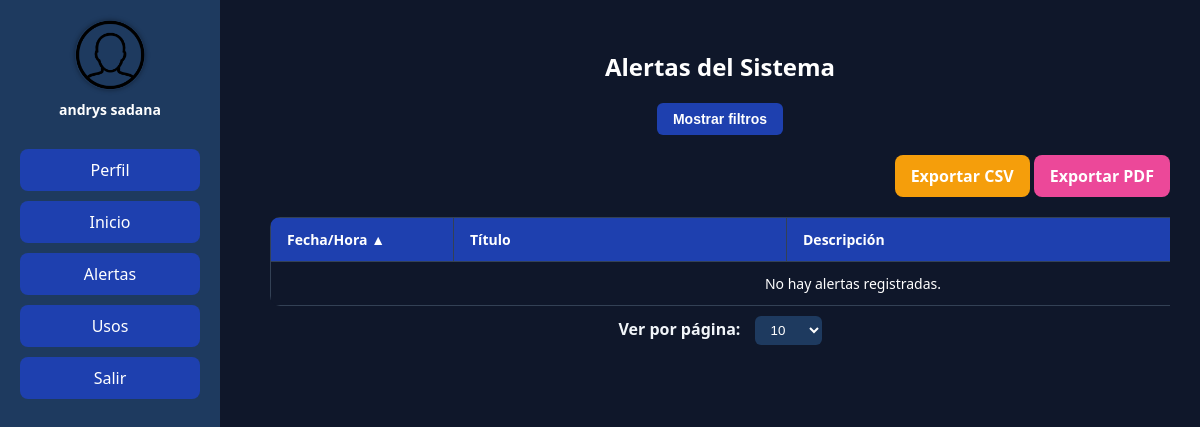
/alertas/ (signed in), run on an earlier commit of the app's database.
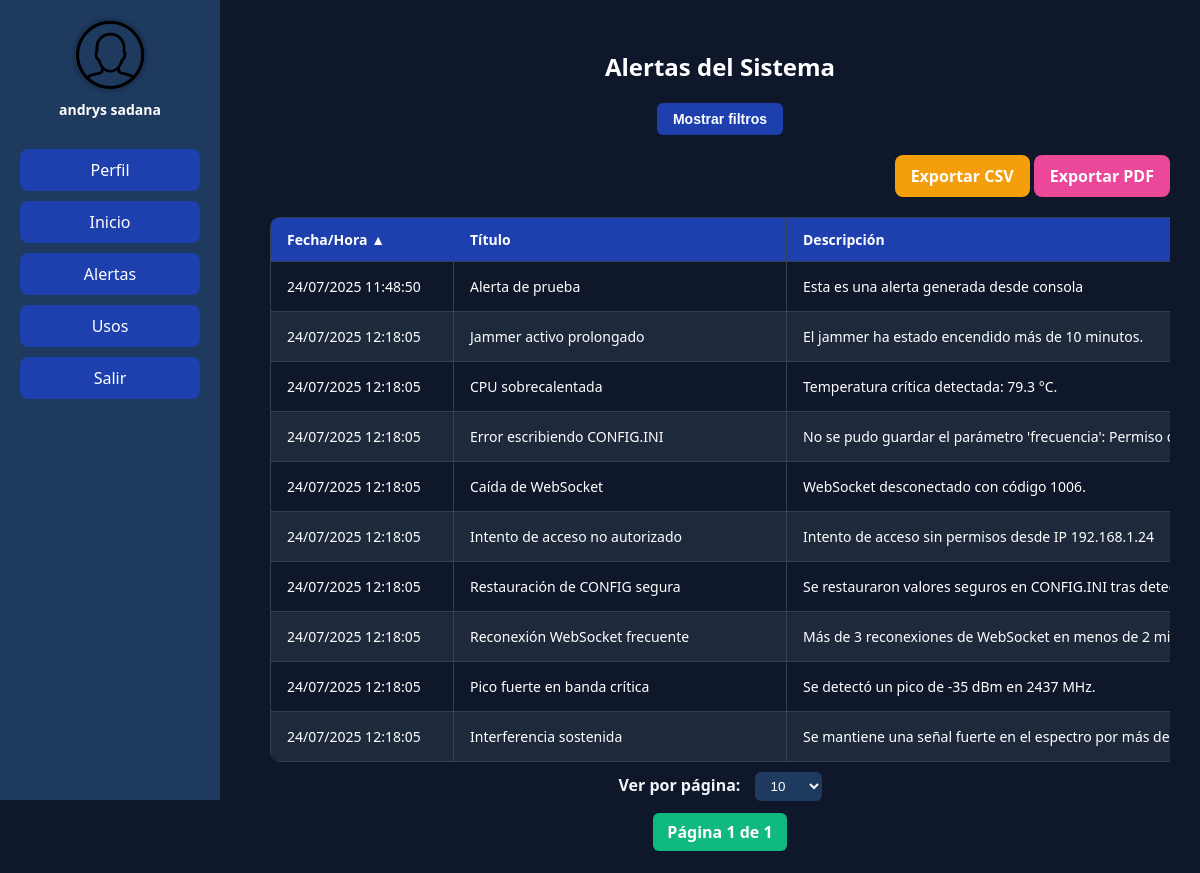
And on a later commit of the database.
### usuarios/models.py (models this page shows, shortened)
class Alerta(models.Model):
    NIVELES = [
        ('INFO', 'Info'),
        ('WARN', 'Advertencia'),
        ('ERROR', 'Error'),
        ('CRITICAL', 'Crítico'),
    ]
    numero_alerta = models.AutoField(primary_key=True)
    nombre = models.CharField(max_length=100)
    descripcion = models.TextField()
    nivel = models.CharField(max_length=10, choices=NIVELES)
    codigo = models.CharField(max_length=10)  # A002, C004, etc.
    fecha = models.DateTimeField(auto_now_add=True)

### usuarios/views.py (the view, shortened to what this page needs)
# urls.py: path('alertas/', views.alertas_view, name='alertas'),
@login_required
def alertas_view(request):
    alertas = list(Alerta.objects.all())
    nombre_q = request.GET.get("titulo", "").strip().lower()
    descripcion_q = request.GET.get("descripcion", "").strip().lower()
    nivel_q = request.GET.get("nivel", "").strip().lower()
    codigo_q = request.GET.get("usuario", "").strip().lower()  # ahora es el código
    fecha_q = request.GET.get("fecha", "").strip()
    mostrar_filtros = request.GET.get("mostrar_filtros", "false")
    def parse_datetime_custom(valor):
        for fmt in ("%d/%m/%Y %H:%M:%S", "%d/%m/%Y %H:%M", "%d/%m/%Y", "%H:%M:%S", "%H:%M"):
            try:
                return datetime.strptime(valor.strip(), fmt)
            except ValueError:
                continue
        return None
    if nombre_q:
        alertas = [a for a in alertas if nombre_q in a.nombre.lower()]
    if descripcion_q:
        alertas = [a for a in alertas if descripcion_q in a.descripcion.lower()]
    if nivel_q:
        alertas = [a for a in alertas if nivel_q in a.nivel.lower()]
    if codigo_q:
        alertas = [a for a in alertas if codigo_q in a.codigo.lower()]
    sort_by = request.GET.get('sort_by', 'fecha')
    order = request.GET.get('order', 'asc')
    def sort_key(a):
        if sort_by == 'fecha': return a.fecha
        elif sort_by == 'titulo': return a.nombre.lower()
        elif sort_by == 'descripcion': return a.descripcion.lower()
        elif sort_by == 'nivel': return a.nivel.lower()
        elif sort_by == 'usuario': return a.codigo.lower()  # ahora es código
        return a.fecha
    alertas.sort(key=sort_key, reverse=(order == 'desc'))
    page_size = int(request.GET.get('page_size', 10))
    paginator = Paginator(alertas, page_size)
    page_number = request.GET.get('page')
    page_obj = paginator.get_page(page_number)
    return render(request, "usuarios/alertas.html", {
        'alertas': page_obj,
        'page_obj': page_obj,
        'page_size': page_size,
        'sort_by': sort_by,
        'order': order,
        'titulo_q': nombre_q,
        'descripcion_q': descripcion_q,
        'nivel_q': nivel_q,
        'usuario_q': codigo_q,
        'fecha_q': fecha_q,
        'mostrar_filtros': mostrar_filtros,
    })

### usuarios/templates/usuarios/alertas.html (shortened to what this page needs)
{% extends 'base.html' %}
{% block content %}
<h2>Alertas del Sistema</h2>
<div class="filter-actions">
  <button id="toggleFiltros" class="btn btn-filtro">Mostrar filtros</button>
</div>
<div style="text-align: right; margin: 20px auto; max-width: 1150px;">
  <a href="{% url 'exportar_alertas_csv' %}" class="exportar-csv">Exportar CSV</a>
  <a href="{% url 'exportar_alertas_pdf' %}" class="exportar-pdf">Exportar PDF</a>
</div>
<div style="overflow-x: auto;">
  <table>
    <thead>
      <tr>
        <th>
          <a href="?sort_by=fecha&order={% if sort_by == 'fecha' and order == 'asc' %}desc{% else %}asc{% endif %}{% if request.GET.page_size %}&page_size={{ request.GET.page_size }}{% endif %}" class="sort-link">
            Fecha/Hora
            {% if sort_by == 'fecha' %}
              {% if order == 'asc' %}▲{% else %}▼{% endif %}
            {% endif %}
          </a>
        </th>
        <th>
          <a href="?sort_by=titulo&order={% if sort_by == 'titulo' and order == 'asc' %}desc{% else %}asc{% endif %}{% if request.GET.page_size %}&page_size={{ request.GET.page_size }}{% endif %}" class="sort-link">
            Título
          </a>
        </th>
        <th>
          <a href="?sort_by=descripcion&order={% if sort_by == 'descripcion' and order == 'asc' %}desc{% else %}asc{% endif %}{% if request.GET.page_size %}&page_size={{ request.GET.page_size }}{% endif %}" class="sort-link">
            Descripción
          </a>
        </th>
      </tr>
    </thead>
    <tbody>
      {% for alerta in alertas %}
      <tr>
        <td>{{ alerta.fecha|date:"d/m/Y H:i:s" }}</td>
        <td>{{ alerta.nombre }}</td>
        <td>{{ alerta.descripcion }}</td>
      </tr>
      {% empty %}
      <tr>
        <td colspan="5" style="text-align:center;">No hay alertas registradas.</td>
      </tr>
      {% endfor %}
    </tbody>
  </table>
</div>
<div class="page-size-form">
  <form method="get">
      <label for="page_size">Ver por página:</label>
      <select name="page_size" id="page_size" onchange="this.form.submit()">
          <option value="10" {% if page_size == 10 %}selected{% endif %}>10</option>
      </select>
  </form>
</div>
{% if page_obj %}
  <div class="pagination">
    <form method="get">
      <span class="current">
          Página {{ page_obj.number }} de {{ page_obj.paginator.num_pages }}
      </span>
    </form>
  </div>
{% endif %}
{% endblock %}

### usuarios/templates/base.html (shortened to what this page needs)
<!DOCTYPE html>
<html lang="es">
{% load static %}
<head>
</head>
<body>
  <div class="sidebar">
    <div class="sidebar-avatar">
      {% if request.user.perfilusuario.foto %}
        <img src="{{ request.user.perfilusuario.foto.url }}" alt="avatar" class="avatar-img">
      {% else %}
        <img src="{% static 'default/avatar.png' %}" alt="avatar" class="avatar-img">
      {% endif %}
      <p class="username">
        {{ request.user.first_name }} {{ request.user.last_name }}
      </p>
    </div>
    <a class="menu-btn" href="{% url 'perfil' %}">Perfil</a>
    <a class="menu-btn" href="{% url 'inicio' %}">Inicio</a>
    <a class="menu-btn" href="{% url 'alertas' %}">Alertas</a>
    <a class="menu-btn" href="{% url 'usos' %}">Usos</a>
    <a class="menu-btn" href="{% url 'logout' %}">Salir</a>
  </div>
  <div class="main">
    {% block content %}{% endblock %}
  </div>
</body>
</html>

### usuarios/templates/base.html (style rules this page uses)
body { margin: 0; font-family: 'Segoe UI', sans-serif; background-color: #0f172a; color: white; }
.sidebar { position: fixed; top: 0; left: 0; width: 220px; height: 100vh; background-color: #1e3a5f; padding: 20px; box-sizing: border-box; }
.sidebar-avatar { text-align: center; margin-bottom: 30px; }
.avatar-img { width: 70px; height: 70px; border-radius: 50%; object-fit: cover; margin-bottom: 10px; box-shadow: 0 0 5px rgba(0,0,0,0.4); }
.username { font-size: 14px; color: white; font-weight: bold; margin-top: -5px; }
.sidebar .menu-btn { display: block; margin: 10px 0; padding: 10px; background-color: #1e40af; color: white; text-align: center; border-radius: 8px; text-decoration: none; transition: background-color 0.3s; }
.main { margin-left: 240px; padding: 30px; }

### usuarios/templates/usuarios/alertas.html (style rules this page uses)
h2 { margin-bottom: 20px; color: white; text-align: center; }
table { width: 1000px; table-layout: fixed; border-collapse: collapse; background-color: #0f172a; color: white; border-radius: 10px; overflow: hidden; margin: auto; }
th, td { padding: 12px 16px; border: 1px solid #334155; text-align: left; font-size: 14px; word-wrap: break-word; overflow-wrap: break-word; overflow: hidden; text-overflow: ellipsis; white-space: nowrap; }
th:nth-child(1), td:nth-child(1) { width: 150px; }
th:nth-child(2), td:nth-child(2) { width: 300px; }
th:nth-child(3), td:nth-child(3) { width: 400px; }
th { background-color: #1e40af !important; color: white !important; }
th a { color: white !important; text-decoration: none; }
tr:nth-child(even) { background-color: #1e293b; }
.pagination { display: flex; justify-content: center; align-items: center; margin-top: 20px; }
.pagination a, .pagination span { color: white; background-color: #1e3a5f; padding: 8px 14px; margin: 0 4px; border-radius: 6px; text-decoration: none; transition: background-color 0.3s; }
.pagination .current { background-color: #10b981; font-weight: bold; }
.page-size-form { text-align: center; margin-top: 10px; }
.page-size-form label { color: #f1f5f9; margin-right: 10px; font-weight: bold; }
.page-size-form select { background-color: #1e3a5f; color: white; padding: 6px 12px; border: none; border-radius: 6px; }
.btn { padding: 8px 16px; border-radius: 6px; border: none; font-weight: bold; cursor: pointer; font-size: 14px; }
.btn-filtro { background-color: #1e40af; color: white; }
.filter-actions { display: flex; justify-content: center; gap: 10px; margin-bottom: 15px; }
.exportar-csv, .exportar-pdf { padding: 10px 16px; border-radius: 8px; text-decoration: none; font-weight: bold; display: inline-block; color: white; border: none; transition: background-color 0.3s ease; }
.exportar-csv { background-color: #f59e0b; }
.exportar-pdf { background-color: #ec4899; }

What changed in the data, as far as the page shows it:
added Alerta: fecha "24/07/2025 11:48:50", nombre "Alerta de prueba", descripcion "Esta es una alerta generada desde consola"
added Alerta: fecha "24/07/2025 12:18:05", nombre "Jammer activo prolongado", descripcion "El jammer ha estado encendido más de 10 minutos."
added Alerta: fecha "24/07/2025 12:18:05", nombre "CPU sobrecalentada", descripcion "Temperatura crítica detectada: 79.3 °C."
added Alerta: fecha "24/07/2025 12:18:05", nombre "Error escribiendo CONFIG.INI", descripcion "No se pudo guardar el parámetro 'frecuencia': Permiso den…"
added Alerta: fecha "24/07/2025 12:18:05", nombre "Caída de WebSocket", descripcion "WebSocket desconectado con código 1006."
added Alerta: fecha "24/07/2025 12:18:05", nombre "Intento de acceso no autorizado", descripcion "Intento de acceso sin permisos desde IP 192.168.1.24"
added Alerta: fecha "24/07/2025 12:18:05", nombre "Restauración de CONFIG segura", descripcion "Se restauraron valores seguros en CONFIG.INI tras detecta…"
added Alerta: fecha "24/07/2025 12:18:05", nombre "Reconexión WebSocket frecuente", descripcion "Más de 3 reconexiones de WebSocket en menos de 2 minu…"
added Alerta: fecha "24/07/2025 12:18:05", nombre "Pico fuerte en banda crítica", descripcion "Se detectó un pico de -35 dBm en 2437 MHz."
added Alerta: fecha "24/07/2025 12:18:05", nombre "Interferencia sostenida", descripcion "Se mantiene una señal fuerte en el espectro por más de 10…"
Also different on the page:
{{ page_obj.number }}: (not shown) → "1"
{{ page_obj.paginator.num_pages }}: (not shown) → "1"
text no longer shown: "No hay alertas registradas."
text now shown: "Página de"
